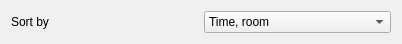
<?xml version="1.0" encoding="UTF-8"?>
<ui version="4.0">
 <class>GODaily</class>
 <widget class="QWidget" name="GODaily">
  <property name="geometry">
   <rect>
    <x>0</x>
    <y>0</y>
    <width>402</width>
    <height>38</height>
   </rect>
  </property>
  <property name="windowTitle">
   <string>Form</string>
  </property>
  <layout class="QHBoxLayout" name="horizontalLayout">
   <item>
    <widget class="QLabel" name="label">
     <property name="text">
      <string>Sort by</string>
     </property>
    </widget>
   </item>
   <item>
    <widget class="QComboBox" name="cbSort">
     <item>
      <property name="text">
       <string>Time, room</string>
      </property>
     </item>
     <item>
      <property name="text">
       <string>Room, time</string>
      </property>
     </item>
    </widget>
   </item>
  </layout>
 </widget>
 <resources/>
 <connections/>
</ui>
